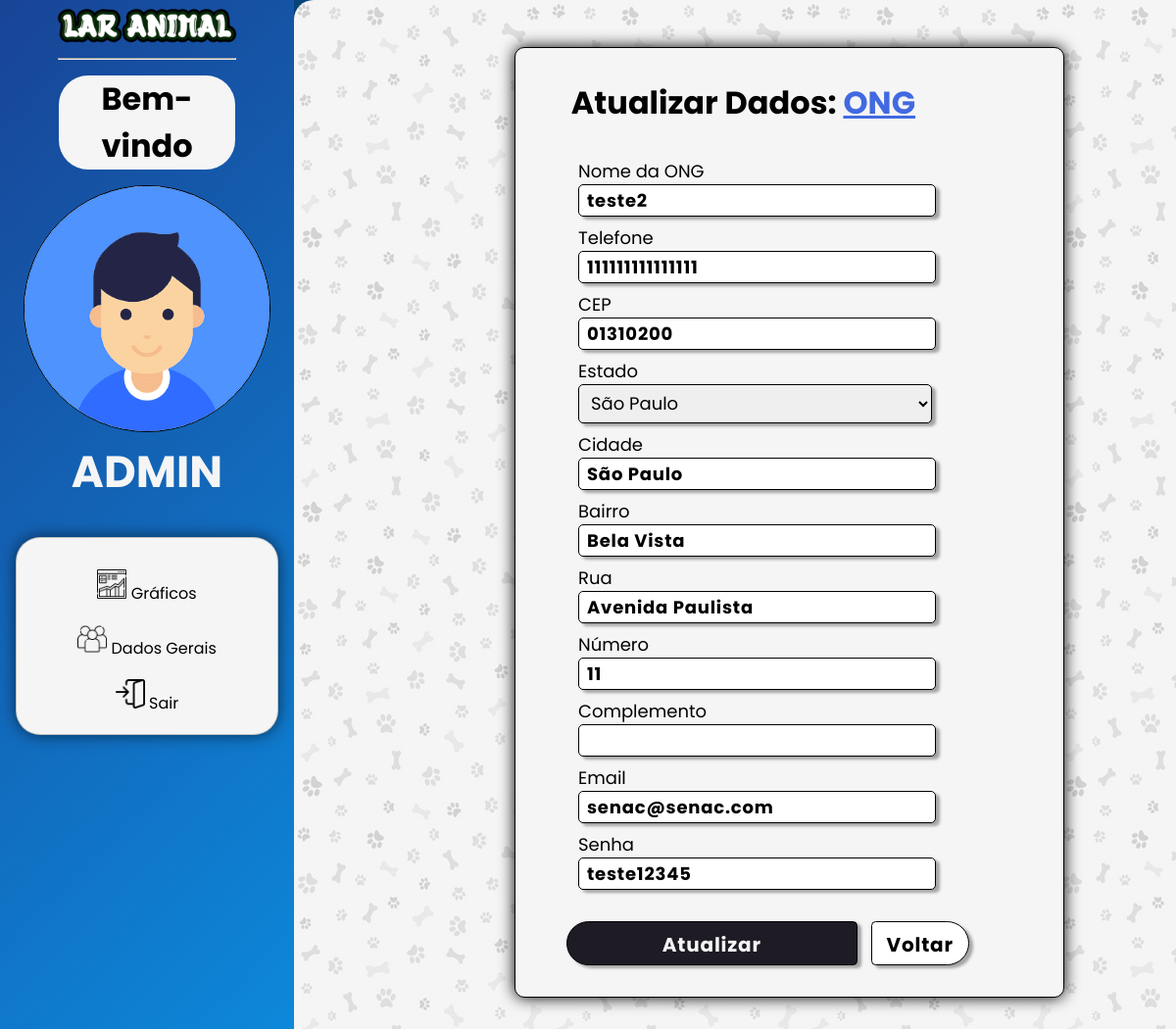
The page /area-restrita/admin/editarOng.php?idOng=2 on the database its author committed.
### tables this page shows
CREATE TABLE `tbong` (
  `idOng` int(11) NOT NULL,
  `nomeOng` varchar(50) NOT NULL,
  `cepOng` varchar(10) NOT NULL,
  `estadoOng` varchar(150) NOT NULL,
  `cidadeOng` varchar(150) NOT NULL,
  `bairroOng` varchar(150) NOT NULL,
  `logradouroOng` varchar(150) NOT NULL,
  `numOng` varchar(6) NOT NULL,
  `complementoOng` varchar(30) NOT NULL,
  `loginOng` varchar(150) NOT NULL,
  `senhaOng` varchar(60) NOT NULL,
  `telefoneOng` varchar(30) NOT NULL,
  `fotoOng` varchar(100) NOT NULL
);

### area-restrita/admin/editarOng.php (the view, shortened to what this page needs)
<?php
$conexao = Conexao::pegarConexao();
$idOng = $_GET['idOng'] ?? $_POST['idOng'] ?? null;
$sql = "SELECT * FROM tbong WHERE idOng = :id";
$stmt = $conexao->prepare($sql);
$stmt->bindValue(':id', $idOng);
$stmt->execute();
$ong = $stmt->fetch(PDO::FETCH_ASSOC);
?>
<!DOCTYPE html>
<html lang="pt-br">
<head>
    <link rel="stylesheet" href="../../css/admin-dadosGerais.css">
    <link rel="stylesheet" href="../../css/editarCliente.css">
</head>
<body>
    <div class="parent">
        <div class="div1">
            <center>
                <img src="../../imagens/paginaInicial/Lar-Animal.png" width="200px">
                <hr width="60%">
                <h1 class="title">Bem-vindo</h1>
                <img src="../../imagens/admin/avatar.png" class="foto-perfil">
                <h1 style="font-size:45px;color:whitesmoke;">ADMIN</h1>
                <div class="grid-icons">
                    <a href="admin.php">
                        <div class="icons">
                            <img src="../../imagens/admin/grafico-icon.png">
                            <label>Gráficos</label>
                        </div>
                    </a>
                    <a href="dadosGerais.php">
                        <div class="icons">
                            <img src="../../imagens/admin/people-icon.png">
                            <label>Dados Gerais</label>
                        </div>
                    </a>
                    <a href="../../login.php">
                        <div class="icons">
                            <img src="../../imagens/ong/close.png">
                            <label>Sair</label>
                        </div>
                    </a>
                </div>
            </center>
        </div>
        <div class="div2">
            <form method="POST" action="salvarEdicaoOng.php" class="formulario">
                <h1>
                    Atualizar Dados:
                    <u style="color:royalblue;">ONG</u>
                </h1>
                <div class="form-group">
                    <div class="cx1">
                        <label>Nome da ONG</label>
                        <input type="text"
                            name="txtNomeOng"
                            value="<?= $ong['nomeOng'] ?>"
                            required>
                    </div>
                    <div class="cx2">
                        <label>Telefone</label>
                        <input type="text"
                            name="txtTelefoneOng"
                            value="<?= $ong['telefoneOng'] ?>"
                            required>
                    </div>
                    <div class="cx3">
                        <label>CEP</label>
                        <input type="text"
                            name="txtCepOng"
                            id="txtCep"
                            value="<?= $ong['cepOng'] ?>"
                            required>
                    </div>
                    <div class="cx4">
                        <label>Estado</label>
                        <select name="txtEstadoOng" required>
                            <option value="<?= $ong['estadoOng']; ?>" selected>
                                <?= $ong['estadoOng']; ?>
                            </option>
                        </select>
                    </div>
                    <div class="cx5">
                        <label>Cidade</label>
                        <input type="text"
                            name="txtCidadeOng"
                            id="txtCidade"
                            value="<?= $ong['cidadeOng'] ?>"
                            readonly>
                    </div>
                    <div class="cx6">
                        <label>Bairro</label>
                        <input type="text"
                            name="txtBairroOng"
                            id="txtBairro"
                            value="<?= $ong['bairroOng'] ?>"
                            readonly>
                    </div>
                    <div class="cx7">
                        <label>Rua</label>
                        <input type="text"
                            name="txtRuaOng"
                            id="txtRua"
                            value="<?= $ong['logradouroOng'] ?>"
                            readonly>
                    </div>
                    <div class="cx8">
                        <label>Número</label>
                        <input type="text"
                            name="txtNumOng"
                            value="<?= $ong['numOng'] ?>"
                            required>
                    </div>
                    <div class="cx9">
                        <label>Complemento</label>
                        <input type="text"
                            name="txtComplementoOng"
                            value="<?= $ong['complementoOng'] ?>">
                    </div>
                    <div class="cx10">
                        <label>Email</label>
                        <input type="email"
                            name="txtEmailOng"
                            value="<?= $ong['loginOng'] ?>"
                            required>
                    </div>
                    <div class="cx10">
                        <label>Senha</label>
                        <input type="text"
                            name="txtSenhaOng"
                            value="<?= $ong['senhaOng'] ?>"
                            required>
                    </div>
                </div>
                <div class="botoes">
                    <input type="submit"
                        value="Atualizar"
                        class="botao">
                    <a href="dadosGerais.php">
                        <input type="button"
                            value="Voltar"
                            class="botao2">
                    </a>
                </div>
            </form>
        </div>
    </div>
</body>
</html>

### css/admin-dadosGerais.css (style rules this page uses)
* { margin: 0; padding: 0; font-family: "Poppins", sans-serif; }
.parent { display: grid; grid-template-columns: repeat(4, 1fr); grid-template-rows: repeat(5, 1fr); grid-column-gap: 0px; grid-row-gap: 0px; min-height: 100vh; }
body { background: linear-gradient(-45deg, rgb(8, 118, 192), rgb(7, 60, 109)); }
.div1 { grid-area: 1 / 1 / 6 / 2; background: linear-gradient(-45deg, rgb(13, 136, 218), rgb(24, 68, 150)); }
.div1 .title { background: whitesmoke; border-radius: 30px; width: 60%; margin-top: 1rem; margin-bottom: 1rem; }
.div1 .foto-perfil { width: 250px; border: 1px solid black; border-radius: 50%; }
.div1 .grid-icons { border: 1px solid rgba(0, 0, 0, 0.205); background: whitesmoke; padding: 1rem; margin-top: 2rem; margin-left: 1rem; margin-right: 1rem; border-radius: 25px; box-shadow: 0 0 1em rgba(0, 0, 0, 0.582); }
.div1 .icons { margin-top: 0.8rem; display: block; transition: all 0.2s ease-in-out; border-radius: 25px; padding: 0.2rem; }
.div1 .icons label { cursor: pointer; }
.div1 .grid-icons a { color: inherit; text-decoration: none; }
.div1 .icons img { width: 30px; }
.div2 { grid-area: 1 / 2 / 6 / 5; background-color: whitesmoke; background-image: url("../imagens/paginaInicial/background.png"); border-top-left-radius: 20px; }

### css/editarCliente.css (style rules this page uses)
.div2 { grid-area: 1 / 2 / 6 / 5; background-color: whitesmoke; background-image: url("../imagens/paginaInicial/background.png"); border-top-left-radius: 20px; }
.div2 h1 { margin-left: 5%; margin-bottom: 2rem; }
.div2 .formulario { background: whitesmoke; border: 1px solid black; width: 55%; margin-left: 25%; padding: 2rem; margin-top: 3rem; margin-bottom: 2rem; border-radius: 10px; box-shadow: 0 0 1em black; }
.div2 .formulario label { display: block; margin-left: 2rem; margin-top: 0.5rem; font-size: 18px; }
.div2 .formulario input { width: 70%; height: 15px; margin-left: 2rem; padding: 0.5rem; letter-spacing: 0.8px; font-size: 18px; font-weight: bold; border: 1px solid black; border-radius: 5px; box-shadow: 4px 3px 3px rgba(24, 24, 24, 0.363); }
.div2 .formulario select { width: 73%; height: 40px; margin-left: 2rem; padding: 0.5rem; font-size: 18px; border: 1px solid black; border-radius: 5px; box-shadow: 4px 3px 3px rgba(24, 24, 24, 0.363); }
.div2 .botoes { margin-top: 2rem; margin-left: 0%; }
.div2 .botoes .botao { cursor: pointer; height: 45px; width: 60%; margin-left: 4%; border-top-left-radius: 25px; border-bottom-left-radius: 25px; background: #1e1b24; color: whitesmoke; font-size: 20px; font-weight: bold; transition: all 0.3s ease-in-out; }
.div2 .botoes .botao2 { cursor: pointer; width: 100px; height: 45px; border-top-right-radius: 25px; border-bottom-right-radius: 25px; margin-left: 0.6rem; background: white; color: black; font-size: 20px; font-weight: bold; transition: all 0.3s ease-in-out; }

### rows shown on the page
tbong: txtNomeOng "teste2", txtTelefoneOng "111111111111111", txtCepOng "01310200", txtEstadoOng "São Paulo", txtCidadeOng "São Paulo", txtBairroOng "Bela Vista", txtRuaOng "Avenida Paulista", txtNumOng "11", txtEmailOng "senac@senac.com", txtSenhaOng "teste12345"
